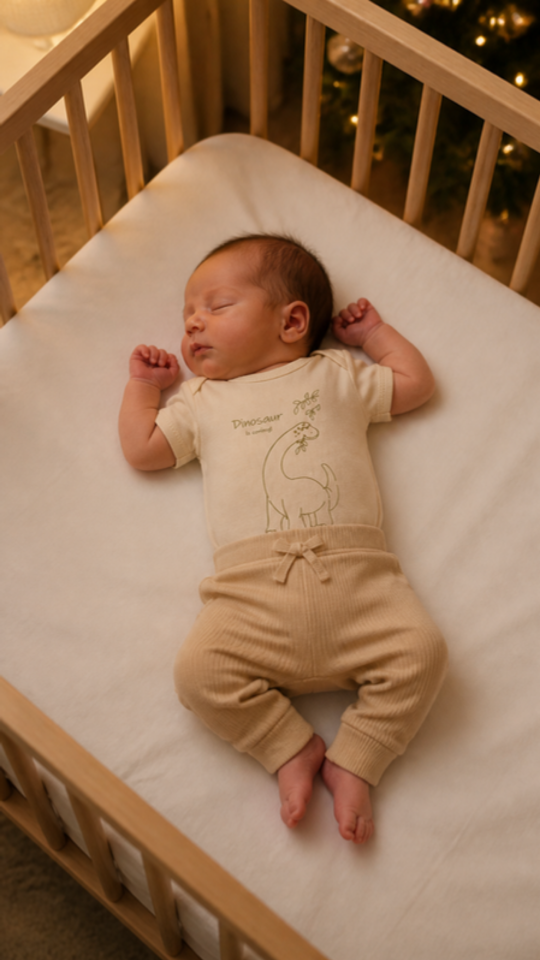
#> input picture sunnozy-content/posts/kampagne-weihnachtsbox/reels-schlaf/baby/dinosaur.png, 1080 x 1920 px (shown at 1/2 size); its folder holds only this picture in this run
$ python make_box_baby_fotos.py
#> lines starting #> are read from the running program, lines starting #| are printed output that depends on the picture
"""Fotos «Baby in der Box-Kleidung» aus den KI-Babybildern der Schlaf-Reels.

    python3 tools/make_box_baby_fotos.py

Quelle: posts/kampagne-weihnachtsbox/reels-schlaf/baby/<box>.png (1080 × 1920, KI, Safe Sleep)
Ausgabe: posts/kampagne-weihnachtsbox/baby-in-box-kleidung/<box>_9x16.jpg (Story) und <box>_4x5.jpg (Feed, 1080 × 1350), ohne Text.
"""
import os, glob
from PIL import Image, ImageFilter
ROOT = os.path.dirname(os.path.dirname(os.path.abspath(__file__)))
SRC = os.path.join(ROOT, 'posts', 'kampagne-weihnachtsbox', 'reels-schlaf', 'baby')
OUT = os.path.join(ROOT, 'posts', 'kampagne-weihnachtsbox', 'baby-in-box-kleidung')
os.makedirs(OUT, exist_ok=True)
for p in sorted(glob.glob(os.path.join(SRC, '*.png'))):
    k = os.path.splitext(os.path.basename(p))[0]
    im = Image.open(p).convert('RGB').filter(ImageFilter.UnsharpMask(radius=1.2, percent=40, threshold=2))
    im.save(os.path.join(OUT, f'{k}_9x16.jpg'), quality=93)
    y = int((im.height - 1350) * 0.4)                     # Kopf und Body im Bild, etwas oberhalb der Mitte
#> y = 228
    im.crop((0, y, 1080, y + 1350)).save(os.path.join(OUT, f'{k}_4x5.jpg'), quality=93)
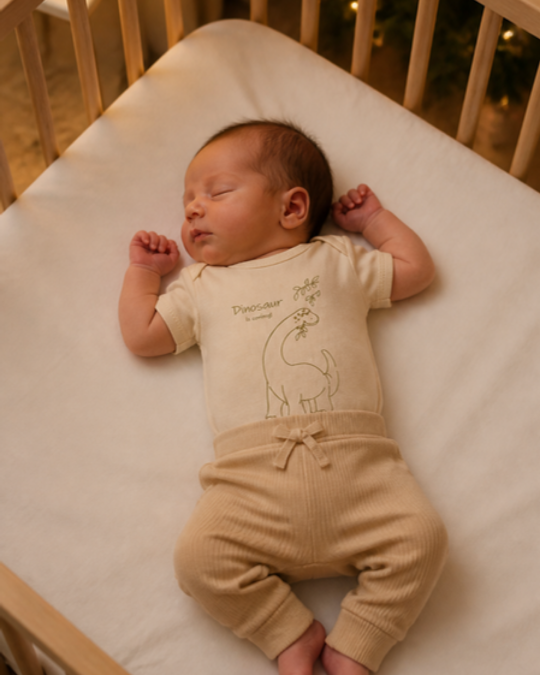
#> saved as dinosaur_4x5.jpg: PIL image 1080x1350 RGB (shown at 1/2 size); mean R, G, B 167.3, 130.7, 102
    print(k)

$ run again, on sunnozy-content/posts/kampagne-weihnachtsbox/reels-schlaf/baby/i_like_flying.png
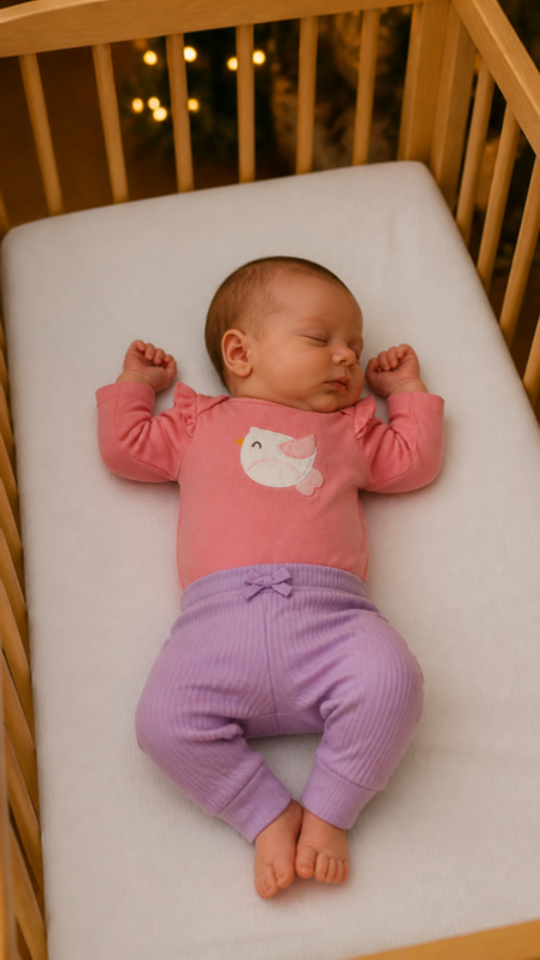
#> input picture sunnozy-content/posts/kampagne-weihnachtsbox/reels-schlaf/baby/i_like_flying.png, 1080 x 1920 px (shown at 1/2 size)
#> `im.crop((0, y, 1080, y + 1350)).save(os.path.join(OUT, f'{k}_4x5.jpg')..`:
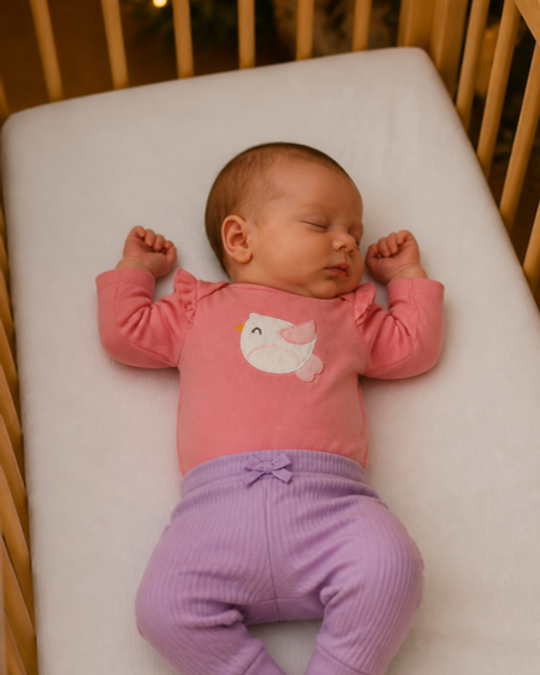
#> saved as i_like_flying_4x5.jpg: PIL image 1080x1350 RGB (shown at 1/2 size); mean R, G, B 165.8, 127.1, 114.9

$ run again, on sunnozy-content/posts/kampagne-weihnachtsbox/reels-schlaf/baby/little_one.png
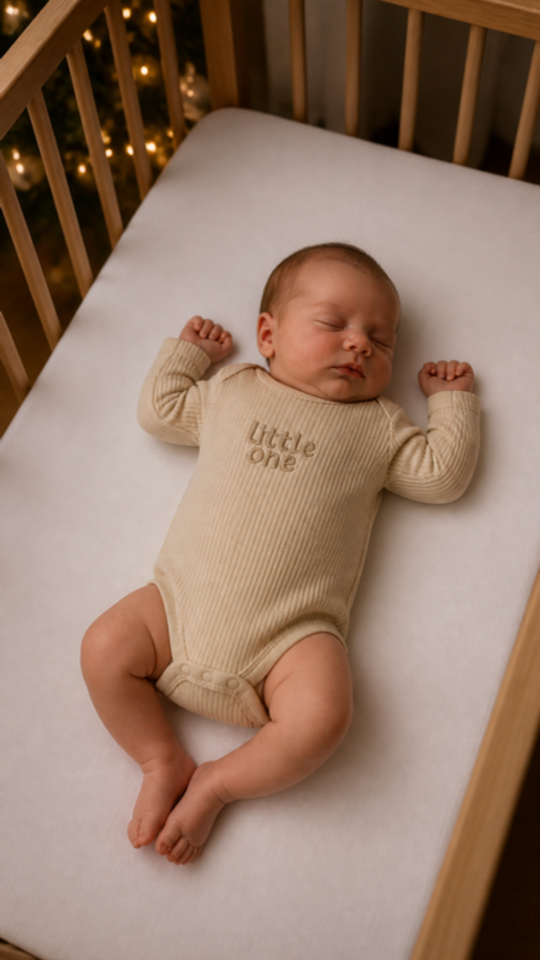
#> input picture sunnozy-content/posts/kampagne-weihnachtsbox/reels-schlaf/baby/little_one.png, 1080 x 1920 px (shown at 1/2 size)
#> `im.crop((0, y, 1080, y + 1350)).save(os.path.join(OUT, f'{k}_4x5.jpg')..`:
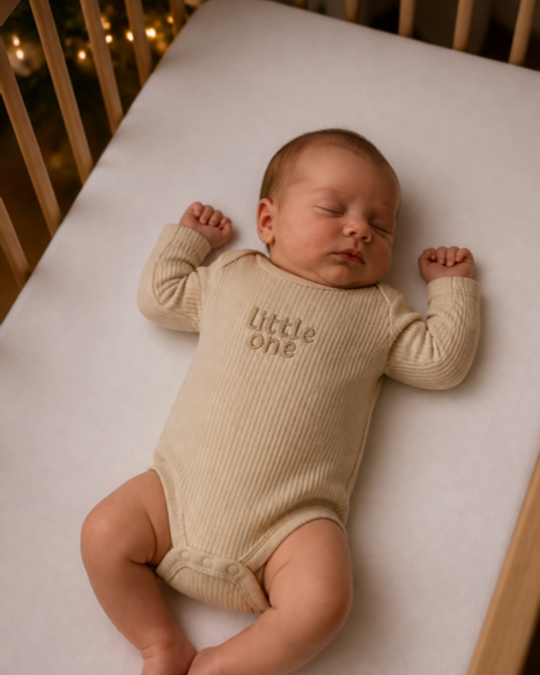
#> saved as little_one_4x5.jpg: PIL image 1080x1350 RGB (shown at 1/2 size); mean R, G, B 160.3, 131.9, 114.3

$ run again, on sunnozy-content/posts/kampagne-weihnachtsbox/reels-schlaf/baby/mum_dad_me.png
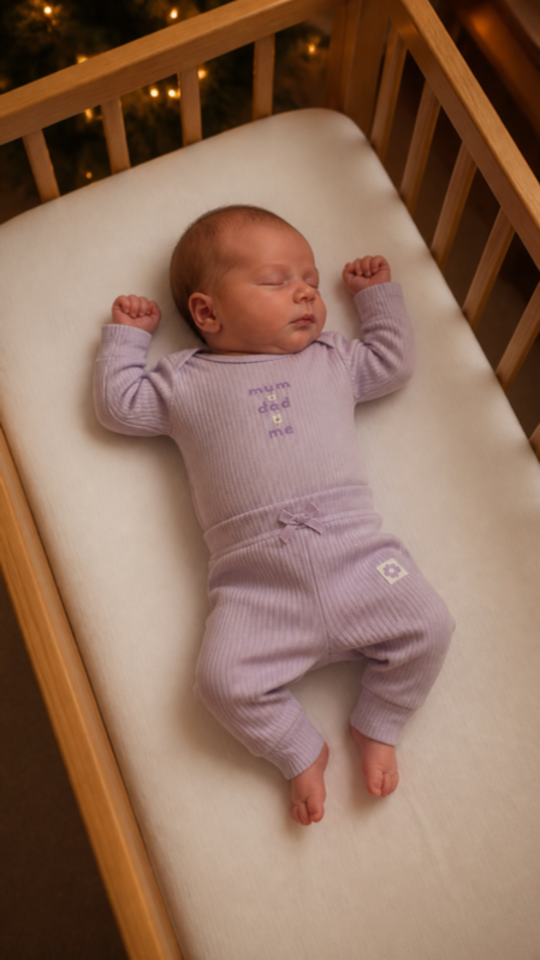
#> input picture sunnozy-content/posts/kampagne-weihnachtsbox/reels-schlaf/baby/mum_dad_me.png, 1080 x 1920 px (shown at 1/2 size)
#> `im.crop((0, y, 1080, y + 1350)).save(os.path.join(OUT, f'{k}_4x5.jpg')..`:
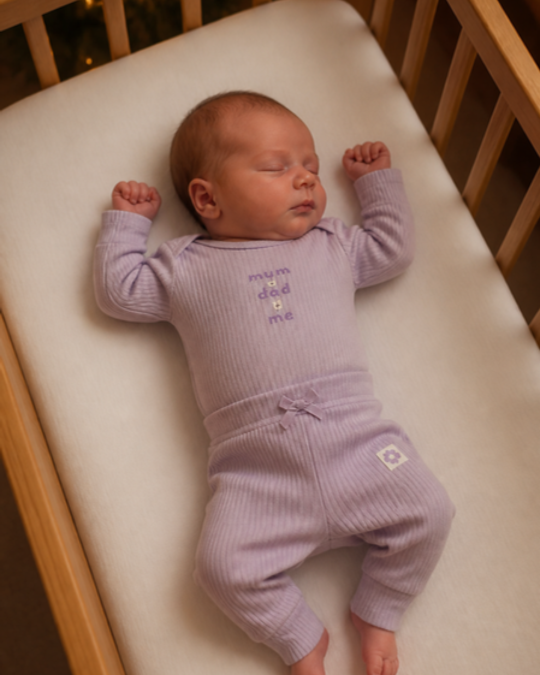
#> saved as mum_dad_me_4x5.jpg: PIL image 1080x1350 RGB (shown at 1/2 size); mean R, G, B 152.8, 120.6, 104.8
